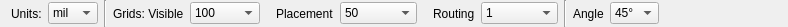
<?xml version="1.0" encoding="UTF-8"?>
<ui version="4.0">
 <class>GridToolbarWidget</class>
 <widget class="QWidget" name="GridToolbarWidget">
  <property name="geometry">
   <rect>
    <x>0</x>
    <y>0</y>
    <width>788</width>
    <height>27</height>
   </rect>
  </property>
  <property name="windowTitle">
   <string>Form</string>
  </property>
  <layout class="QHBoxLayout" name="horizontalLayout">
   <property name="topMargin">
    <number>0</number>
   </property>
   <property name="bottomMargin">
    <number>0</number>
   </property>
   <item>
    <widget class="QLabel" name="label">
     <property name="text">
      <string>Units:</string>
     </property>
    </widget>
   </item>
   <item>
    <widget class="QComboBox" name="unitsBox">
     <item>
      <property name="text">
       <string>mil</string>
      </property>
     </item>
     <item>
      <property name="text">
       <string>mm</string>
      </property>
     </item>
    </widget>
   </item>
   <item>
    <widget class="Line" name="line">
     <property name="orientation">
      <enum>Qt::Vertical</enum>
     </property>
    </widget>
   </item>
   <item>
    <widget class="QLabel" name="label_2">
     <property name="text">
      <string>Grids: Visible</string>
     </property>
    </widget>
   </item>
   <item>
    <widget class="QComboBox" name="visGridBox">
     <item>
      <property name="text">
       <string>100</string>
      </property>
     </item>
     <item>
      <property name="text">
       <string>200</string>
      </property>
     </item>
     <item>
      <property name="text">
       <string>250</string>
      </property>
     </item>
     <item>
      <property name="text">
       <string>400</string>
      </property>
     </item>
     <item>
      <property name="text">
       <string>500</string>
      </property>
     </item>
     <item>
      <property name="text">
       <string>1000</string>
      </property>
     </item>
     <item>
      <property name="text">
       <string>1 mm</string>
      </property>
     </item>
     <item>
      <property name="text">
       <string>2 mm</string>
      </property>
     </item>
     <item>
      <property name="text">
       <string>2.5 mm</string>
      </property>
     </item>
     <item>
      <property name="text">
       <string>4 mm</string>
      </property>
     </item>
     <item>
      <property name="text">
       <string>5 mm</string>
      </property>
     </item>
     <item>
      <property name="text">
       <string>10 mm</string>
      </property>
     </item>
     <item>
      <property name="text">
       <string>25 mm</string>
      </property>
     </item>
    </widget>
   </item>
   <item>
    <spacer name="horizontalSpacer_2">
     <property name="orientation">
      <enum>Qt::Horizontal</enum>
     </property>
     <property name="sizeType">
      <enum>QSizePolicy::Fixed</enum>
     </property>
     <property name="sizeHint" stdset="0">
      <size>
       <width>10</width>
       <height>1</height>
      </size>
     </property>
    </spacer>
   </item>
   <item>
    <widget class="QLabel" name="label_3">
     <property name="text">
      <string>Placement</string>
     </property>
    </widget>
   </item>
   <item>
    <widget class="QComboBox" name="placeGridBox">
     <property name="currentIndex">
      <number>4</number>
     </property>
     <item>
      <property name="text">
       <string>10</string>
      </property>
     </item>
     <item>
      <property name="text">
       <string>20</string>
      </property>
     </item>
     <item>
      <property name="text">
       <string>25</string>
      </property>
     </item>
     <item>
      <property name="text">
       <string>40</string>
      </property>
     </item>
     <item>
      <property name="text">
       <string>50</string>
      </property>
     </item>
     <item>
      <property name="text">
       <string>100</string>
      </property>
     </item>
     <item>
      <property name="text">
       <string>125</string>
      </property>
     </item>
     <item>
      <property name="text">
       <string>200</string>
      </property>
     </item>
     <item>
      <property name="text">
       <string>250</string>
      </property>
     </item>
     <item>
      <property name="text">
       <string>400</string>
      </property>
     </item>
     <item>
      <property name="text">
       <string>500</string>
      </property>
     </item>
     <item>
      <property name="text">
       <string>1000</string>
      </property>
     </item>
     <item>
      <property name="text">
       <string>0.1 mm</string>
      </property>
     </item>
     <item>
      <property name="text">
       <string>0.2 mm</string>
      </property>
     </item>
     <item>
      <property name="text">
       <string>0.25 mm</string>
      </property>
     </item>
     <item>
      <property name="text">
       <string>0.5 mm</string>
      </property>
     </item>
     <item>
      <property name="text">
       <string>1 mm</string>
      </property>
     </item>
     <item>
      <property name="text">
       <string>2 mm</string>
      </property>
     </item>
     <item>
      <property name="text">
       <string>2.5 mm</string>
      </property>
     </item>
     <item>
      <property name="text">
       <string>4 mm</string>
      </property>
     </item>
     <item>
      <property name="text">
       <string>5 mm</string>
      </property>
     </item>
     <item>
      <property name="text">
       <string>10 mm</string>
      </property>
     </item>
    </widget>
   </item>
   <item>
    <spacer name="horizontalSpacer_3">
     <property name="orientation">
      <enum>Qt::Horizontal</enum>
     </property>
     <property name="sizeType">
      <enum>QSizePolicy::Fixed</enum>
     </property>
     <property name="sizeHint" stdset="0">
      <size>
       <width>10</width>
       <height>1</height>
      </size>
     </property>
    </spacer>
   </item>
   <item>
    <widget class="QLabel" name="label_4">
     <property name="text">
      <string>Routing</string>
     </property>
    </widget>
   </item>
   <item>
    <widget class="QComboBox" name="routGridBox">
     <property name="editable">
      <bool>false</bool>
     </property>
     <property name="currentIndex">
      <number>1</number>
     </property>
     <item>
      <property name="text">
       <string>0.5</string>
      </property>
     </item>
     <item>
      <property name="text">
       <string>1</string>
      </property>
     </item>
     <item>
      <property name="text">
       <string>2</string>
      </property>
     </item>
     <item>
      <property name="text">
       <string>2.5</string>
      </property>
     </item>
     <item>
      <property name="text">
       <string>3.333</string>
      </property>
     </item>
     <item>
      <property name="text">
       <string>4</string>
      </property>
     </item>
     <item>
      <property name="text">
       <string>5</string>
      </property>
     </item>
     <item>
      <property name="text">
       <string>6.666</string>
      </property>
     </item>
     <item>
      <property name="text">
       <string>10</string>
      </property>
     </item>
     <item>
      <property name="text">
       <string>12.5</string>
      </property>
     </item>
     <item>
      <property name="text">
       <string>16.666</string>
      </property>
     </item>
     <item>
      <property name="text">
       <string>20</string>
      </property>
     </item>
     <item>
      <property name="text">
       <string>25</string>
      </property>
     </item>
     <item>
      <property name="text">
       <string>40</string>
      </property>
     </item>
     <item>
      <property name="text">
       <string>50</string>
      </property>
     </item>
     <item>
      <property name="text">
       <string>0.01 mm</string>
      </property>
     </item>
     <item>
      <property name="text">
       <string>0.02 mm</string>
      </property>
     </item>
     <item>
      <property name="text">
       <string>0.04 mm</string>
      </property>
     </item>
     <item>
      <property name="text">
       <string>0.05 mm</string>
      </property>
     </item>
     <item>
      <property name="text">
       <string>0.1 mm</string>
      </property>
     </item>
     <item>
      <property name="text">
       <string>0.2 mm</string>
      </property>
     </item>
     <item>
      <property name="text">
       <string>0.25 mm</string>
      </property>
     </item>
     <item>
      <property name="text">
       <string>0.4 mm</string>
      </property>
     </item>
     <item>
      <property name="text">
       <string>0.5 mm</string>
      </property>
     </item>
     <item>
      <property name="text">
       <string>1 mm</string>
      </property>
     </item>
     <item>
      <property name="text">
       <string>2 mm</string>
      </property>
     </item>
     <item>
      <property name="text">
       <string>2.5 mm</string>
      </property>
     </item>
     <item>
      <property name="text">
       <string>4 mm</string>
      </property>
     </item>
     <item>
      <property name="text">
       <string>5 mm</string>
      </property>
     </item>
     <item>
      <property name="text">
       <string>10 mm</string>
      </property>
     </item>
    </widget>
   </item>
   <item>
    <widget class="Line" name="line_2">
     <property name="orientation">
      <enum>Qt::Vertical</enum>
     </property>
    </widget>
   </item>
   <item>
    <widget class="QLabel" name="label_5">
     <property name="text">
      <string>Angle</string>
     </property>
    </widget>
   </item>
   <item>
    <widget class="QComboBox" name="angleBox">
     <item>
      <property name="text">
       <string>45°</string>
      </property>
     </item>
     <item>
      <property name="text">
       <string>90°</string>
      </property>
     </item>
     <item>
      <property name="text">
       <string>Off</string>
      </property>
     </item>
    </widget>
   </item>
   <item>
    <spacer name="horizontalSpacer">
     <property name="orientation">
      <enum>Qt::Horizontal</enum>
     </property>
     <property name="sizeHint" stdset="0">
      <size>
       <width>40</width>
       <height>1</height>
      </size>
     </property>
    </spacer>
   </item>
  </layout>
 </widget>
 <resources/>
 <connections/>
</ui>
